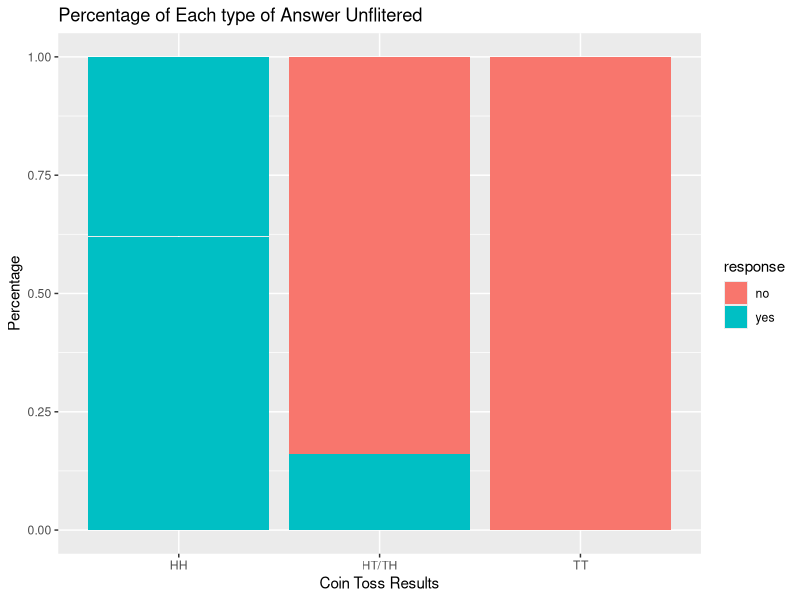
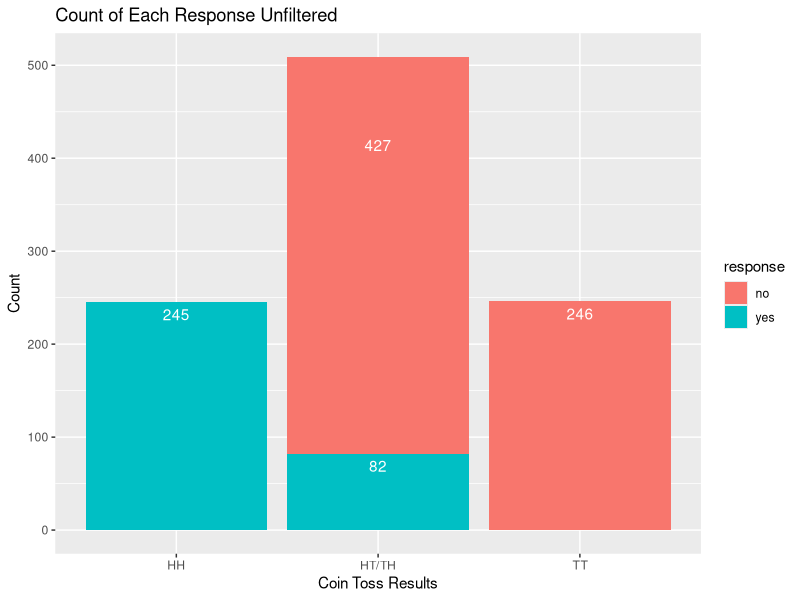
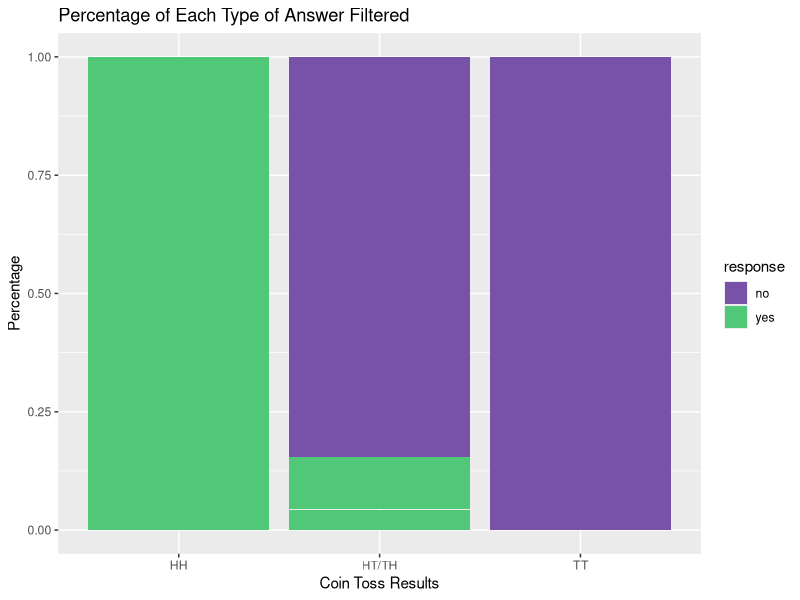
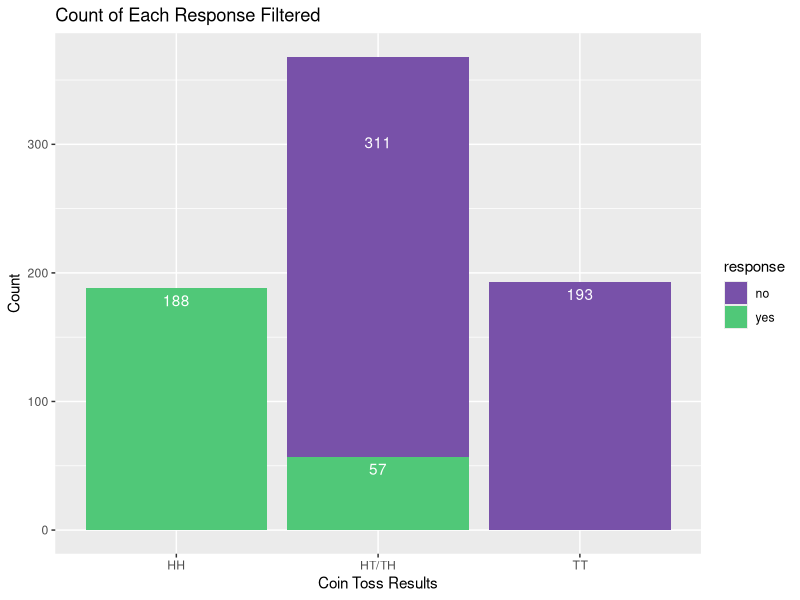

These charts were generated, in order, by the following R code:
library(ggplot2)
library(dplyr)
#Julian Singer and Don Osipov
###########################################################################
#setting up the vectors that will operate the data set
responders <- c(1:1000)
result_of_flip <- vector(mode="integer", length=1000)
response <- vector(mode="character", length=1000)
result_coin <- vector(mode="character", length=1000)
###########################################################################
#initialize the randomization and the responses
for (i in 1:1000){
  result_of_flip[i] = 0
  result_of_flip[i] = result_of_flip[i] + rbinom(1,1,.5) + rbinom(1,1,.5)
  if (result_of_flip[i]==0){
    result_coin[i]="HH"
  } else if (result_of_flip[i]==2){
    result_coin[i]="TT"
  } else {
    result_coin[i]="HT/TH"
  }
}
for (i in 1:1000){
  if (result_of_flip[i]==0){
    response[i] = "yes"} else if (result_of_flip[i]==2)
    {
      response[i] = "no"
    } else {
      if (rbinom(1,1,.80) == 0){
        response[i] = "yes"
      } else {
        response[i] = "no"
      }
    }
}
##############################################################################
#initialize the different data sets necessary for analysis
data <- data.frame(responders, result_coin, response, result_of_flip)
print(data)
filtered_yes = data %>% filter(response=="yes")
filtered_no = data %>% filter(response=="no")

data_filtered_1 <- filtered_yes[sample(1:nrow(filtered_yes), .75*nrow(filtered_yes)),]
data_filtered_2 <- filtered_no[sample(1:nrow(filtered_no), .75*nrow(filtered_no)),]

data_filtered_final <- rbind(data_filtered_1, data_filtered_2)

data_filtered_final <- data_filtered_final %>% arrange(responders)
##############################################################################
#The data plots are below
ggplot(data, aes(fill=response, y=1000, x=result_coin)) + 
  geom_bar(position="fill", stat="identity") +
  ylab("Percentage") +
  xlab("Coin Toss Results") +
  ggtitle("Percentage of Each type of Answer Unflitered")

ggplot(data, aes(fill=response, x=result_coin)) + 
  geom_bar(position="stack", stat="count") +
  geom_text(aes(label = ..count..), stat = "count", vjust = 1.5, colour = "white") +
  ylab("Count") +
  xlab("Coin Toss Results") +
  ggtitle("Count of Each Response Unfiltered")

ggplot(data_filtered_final, aes(fill=response, y=nrow(data_filtered_final), x=result_coin)) + 
  geom_bar(position="fill", stat="identity") +
  scale_fill_manual(values=c("#7851A9", "#50C878")) +
  ylab("Percentage") +
  xlab("Coin Toss Results") +
  ggtitle("Percentage of Each Type of Answer Filtered")

ggplot(data_filtered_final, aes(fill=response, x=result_coin)) + 
  geom_bar(position="stack", stat="count") +
  geom_text(aes(label = ..count..), stat = "count", vjust = 1.5, colour = "white") +
  scale_fill_manual(values=c("#7851A9", "#50C878")) +
  ylab("Count") +
  xlab("Coin Toss Results") +
  ggtitle("Count of Each Response Filtered")
  
  
